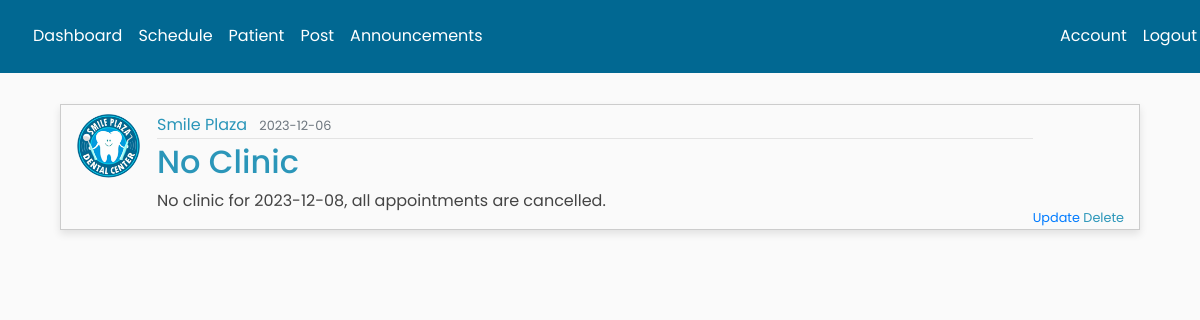
The app's page /post/9 (signed in), older data.
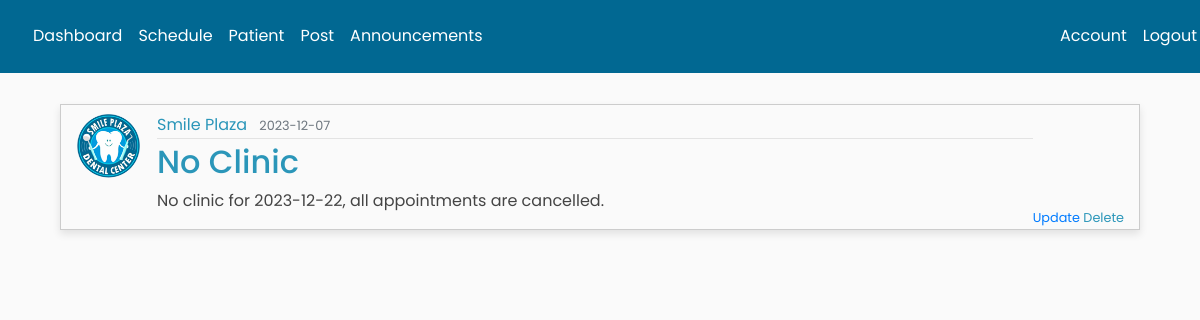
The same page, newer data.
### main/models.py (models this page shows, shortened)
class Post(db.Model):
    id = db.Column(db.Integer, primary_key=True)
    title = db.Column(db.String(100), nullable=False)
    date_posted = db.Column(db.DateTime, nullable=False, default=datetime.utcnow)
    content = db.Column(db.Text, nullable=False)
    user_id = db.Column(db.Integer, db.ForeignKey('user.id'), nullable=False)

### main/posts/routes.py (the view)
@posts.route("/post/<int:post_id>")
def post(post_id):
    if current_user.id != 1:
        abort(403)
    post = Post.query.get_or_404(post_id) #SELECT * FROM Post WHERE id = {post_id};
    return render_template('post.html', title=post.title, post=post)

### main/models.py (called while the page is built)
@login_manager.user_loader
def load_user(user_id):
    return User.query.get(int(user_id)) #SELECT * FROM User WHERE id = %s;

### main/templates/post.html (shortened to what this page needs)
{% extends "admin_nav.html" %}
{% block content %}
    {% if current_user.id == 1 %}
    <div class="post mx-auto">
        <div class="col-md-12 pt-2" style="width: 600px; border: 1px solid #ccc; width: 1100px; margin-right:-20px; box-shadow: 0 4px 8px rgba(0, 0, 0, 0.1);">
            <article class="media">
                <img class="rounded-circle article-img" src="{{ url_for('static', filename='profile_pics/' + post.author.image_file) }}">
                <div class="media-body">
                <div class="article-metadata">
                    <a class="mr-2">{{ post.author.username }}</a>
                    <small class="text-muted">{{ post.date_posted.strftime('%Y-%m-%d') }}</small>
                </div>
                <h2 class="article-title">{{ post.title }}</h2>
                <p class="article-content">{{ post.content }}</p>
            </div>
            <div class="mt-auto ml-auto">
                <small>
                    <a class="ml-auto" href="{{ url_for('posts.update_post', post_id=post.id) }}">Update</a>
                    <a class="ml-auto" data-toggle="modal" data-target="#deleteModal" style="cursor: pointer;">Delete</a>
                </small>
            </div>
            </article>
        </div>
    </div>
    {% endif %}
{% endblock content %}

Row changes from the older to the newer data that the page shows:
changed Post "No Clinic": date_posted "2023-12-06" → "2023-12-07"; content "No clinic for 2023-12-08, all appointments are cancelled." → "No clinic for 2023-12-22, all appointments are cancelled."
